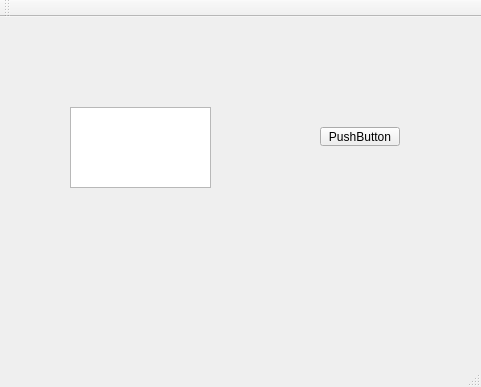
<?xml version="1.0" encoding="UTF-8"?>
<ui version="4.0">
 <class>MainWindow</class>
 <widget class="QMainWindow" name="MainWindow">
  <property name="geometry">
   <rect>
    <x>0</x>
    <y>0</y>
    <width>481</width>
    <height>387</height>
   </rect>
  </property>
  <property name="windowTitle">
   <string>MainWindow</string>
  </property>
  <widget class="QWidget" name="centralWidget">
   <widget class="QPushButton" name="pushButton">
    <property name="geometry">
     <rect>
      <x>320</x>
      <y>110</y>
      <width>80</width>
      <height>19</height>
     </rect>
    </property>
    <property name="text">
     <string>PushButton</string>
    </property>
   </widget>
   <widget class="QPlainTextEdit" name="plainTextEdit">
    <property name="geometry">
     <rect>
      <x>70</x>
      <y>90</y>
      <width>141</width>
      <height>81</height>
     </rect>
    </property>
   </widget>
  </widget>
  <widget class="QMenuBar" name="menuBar">
   <property name="geometry">
    <rect>
     <x>0</x>
     <y>0</y>
     <width>481</width>
     <height>22</height>
    </rect>
   </property>
  </widget>
  <widget class="QToolBar" name="mainToolBar">
   <attribute name="toolBarArea">
    <enum>TopToolBarArea</enum>
   </attribute>
   <attribute name="toolBarBreak">
    <bool>false</bool>
   </attribute>
  </widget>
  <widget class="QStatusBar" name="statusBar"/>
 </widget>
 <layoutdefault spacing="6" margin="11"/>
 <resources/>
 <connections/>
</ui>
